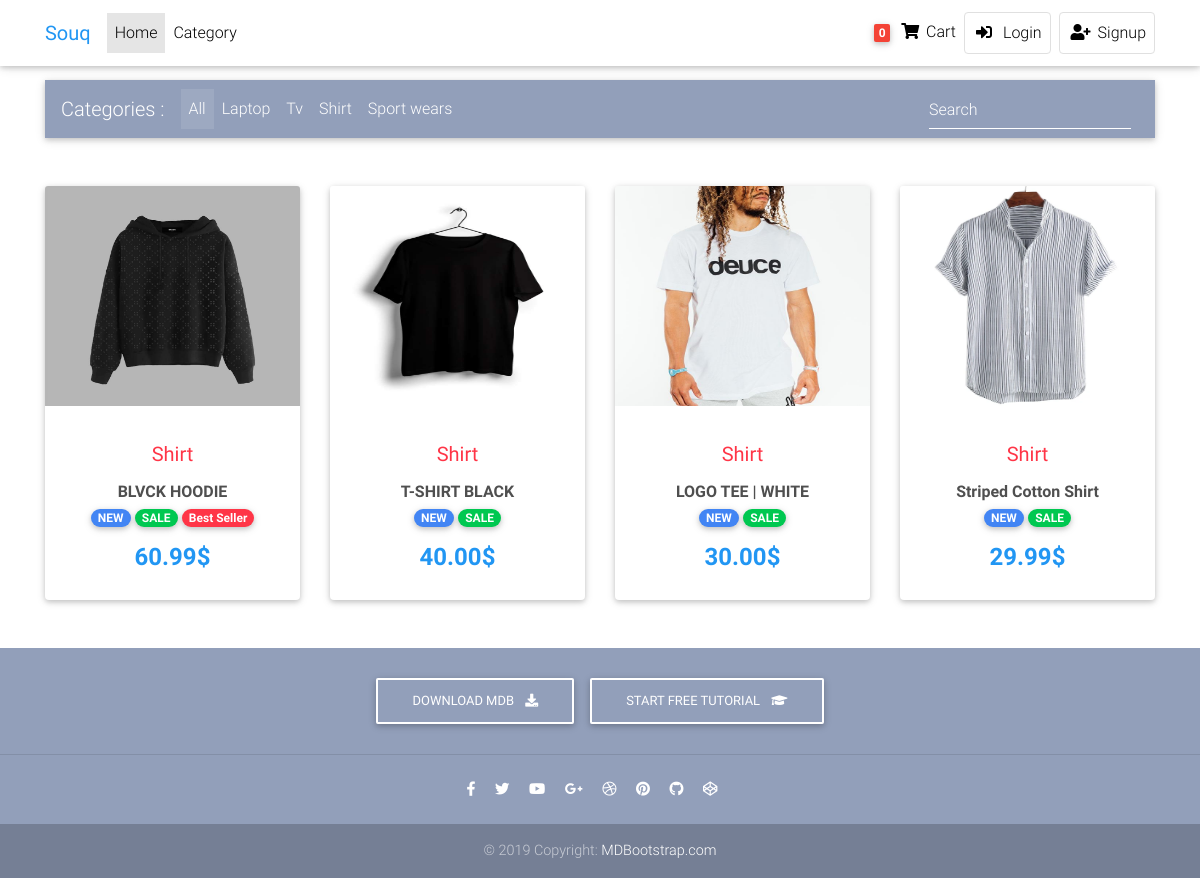
Before: /product/shirt/ with the older database file.
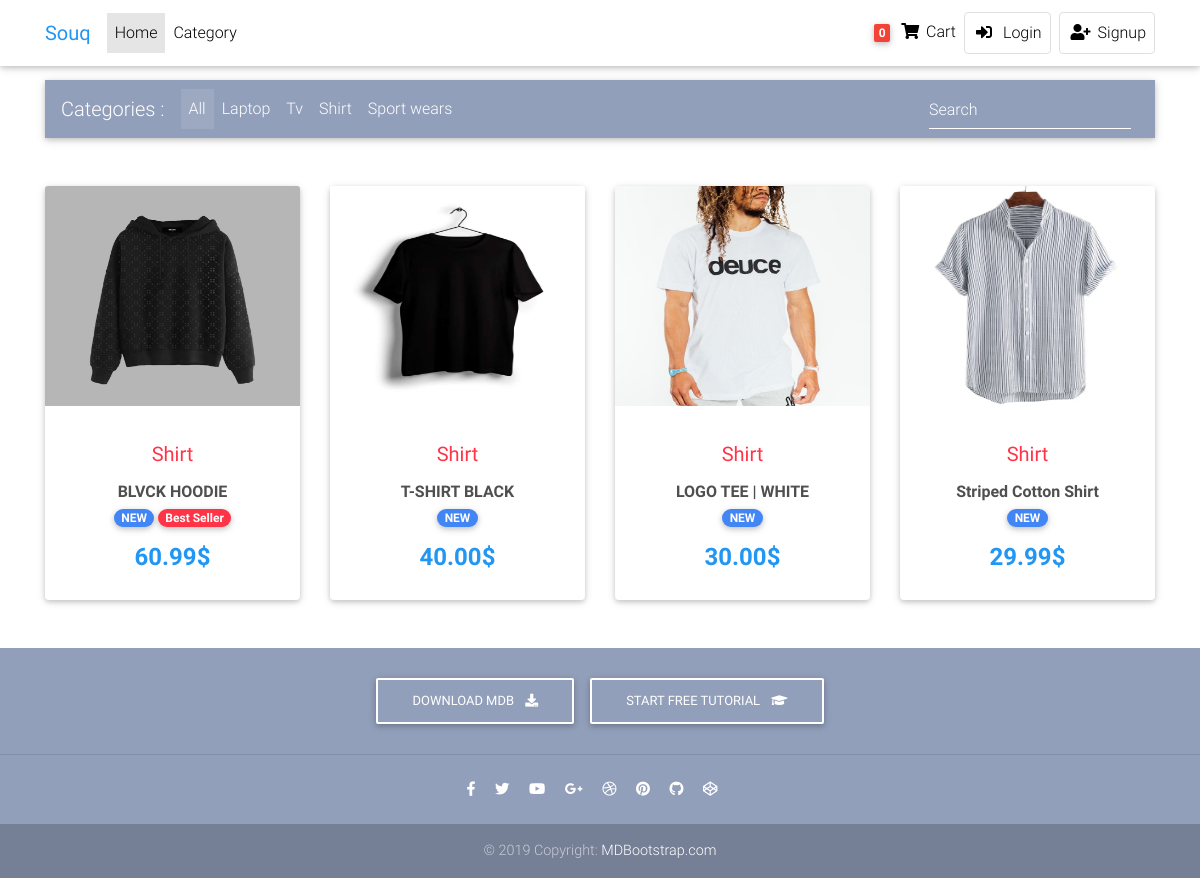
After: the same page with the newer database file.
### product/models.py (models this page shows, shortened)
class Product(models.Model):
    PRDName          = models.CharField(max_length=100,verbose_name=_("Name"))
    PRDImage         = models.ImageField(upload_to="product/",null=True,blank=True,verbose_name=_("Image"))
    PRDCategory      = models.ForeignKey('Category',on_delete=models.CASCADE,null=True,blank=True,verbose_name=_("Category"))
    PRDBrand         = models.ForeignKey('settings.Brand',on_delete=models.CASCADE,null=True,blank=True,verbose_name=_("Brand"))
    PRDDesc          = models.TextField(verbose_name=_("Description"))
    PRDPrice         = models.DecimalField(max_digits=5,decimal_places=2,verbose_name=_("Price"))
    PRDDiscountPrice = models.DecimalField(max_digits=5,decimal_places=2,verbose_name=_("Discount Price"),null=True,blank=True)
    PRDCost          = models.DecimalField(max_digits=5,decimal_places=2,verbose_name=_("Cost"))
    PRDCreated       = models.DateTimeField(auto_now_add=True,verbose_name=_("Created At"))
    PRDUpdated       = models.DateTimeField(auto_now=True,verbose_name=_('Updated At'))
    PRDSlug          = models.SlugField(blank=True,null=True,verbose_name=_("Product Slug"))
    PRDISNew         = models.BooleanField(default=True,verbose_name=_("New Product"))
    PRDISBestSeller  = models.BooleanField(default=False,verbose_name=_("Best Seller"))
    PRDAvaliable     = models.BooleanField(default=True,verbose_name=_('Avaliable'))
    class Meta:
        verbose_name = _("Product")
        verbose_name_plural = _("Products")
    def get_absolute_url(self):
        return reverse('products:product_detail',kwargs={'slug':self.PRDSlug})

class Category(models.Model):
    CATName   = models.CharField(max_length=50,verbose_name=_("Category Name"))
    CATParent = models.ForeignKey('self',on_delete=models.CASCADE,null=True,blank=True,limit_choices_to={'CATParent__isnull':True},verbose_name=_("Main Category"))
    CATDesc   = models.TextField(verbose_name=_("Category Description"))
    CATImage  = models.ImageField(upload_to="category/",verbose_name=_("Category Image"))
    CATSlug   = models.SlugField(blank=True,null=True,verbose_name=_("Category Slug"))
    def get_absolute_url(self):
        return reverse('products:category_list',args=[self.CATSlug])
    class Meta:
        verbose_name = _("Category")
        verbose_name_plural = _(" Categories")
    def __str__(self):
        return self.CATName

### product/views.py (the view)
# urls.py: path('<slug:category_slug>/',views.product_list,name='category_list'),
def product_list(request,category_slug=None):
    category = None
    product_list = Product.objects.filter(PRDAvaliable=True)
    category_list = Category.objects.annotate(total_products=Count('product')).exclude(CATParent__isnull=True)
    if category_slug :
        category = get_object_or_404(Category,CATSlug=category_slug)
        product_list = product_list.filter(PRDCategory=category)
    search_query = request.GET.get('q')
    if search_query :
        product_list = product_list.filter(
            Q(PRDName__icontains = search_query)|
            Q(PRDCategory__CATName__icontains = search_query)
        )
    paginator = Paginator(product_list,4)
    page = request.GET.get('page')
    try:
        product_list = paginator.get_page(page)
    except PageNotAnInteger:
        product_list = paginator.get_page(1)
    except EmptyPage:
        product_list = paginator.get_page(paginator.num_pages)
    context = {'product_list':product_list,'category_list':category_list,'category':category}
    return render(request,'product/product_list.html',context)

### cart/cart.py (called while the page is built)
    def __len__(self):
        return sum(item['quantity'] for item in self.cart.values())

### cart/context_processors.py (called while the page is built)
def cart(request):
    return {'cart':Cart(request)}

### product/templates/product/product_list.html (shortened to what this page needs)
{% extends 'base.html' %}
{% load static %}
{% block body %}
    <main class="mt-3">
      <div class="container" style="margin-top: 5rem;">
        <nav class="navbar navbar-expand-lg navbar-dark mdb-color lighten-3 mt-3 mt-5 mb-5">
          <span class="navbar-brand">Categories :</span>
          <div class="collapse navbar-collapse" id="basicExampleNav">
            <ul class="navbar-nav mr-auto">
              <li class="nav-item active">
                <a class="nav-link" href="{% url 'product:product_list' %}">All
                </a>
              </li>
              {% for category in category_list %}
                <li class="nav-item">
                  <a class="nav-link" href="{{category.get_absolute_url}}">{{category}}</a>
                </li>
              {% endfor %}
            </ul>
            <form class="form-inline" method="GET" action="{% url 'product:product_list' %}">
              <div class="md-form my-0">
                <input class="form-control mr-sm-2" name='q' type="text" placeholder="Search" aria-label="Search">
              </div>
            </form>
          </div>
        </nav>
        <section class="text-center mb-4">
          <div class="row wow fadeIn">
            {% for product  in product_list  %}
              <div class="col-lg-3 col-md-6 mb-4">
                <div class="card">
                  <div class="view overlay">
                    {% if product.PRDImage %}
                       <img src="{{product.PRDImage.url}}"  style="height: 220px;" class="card-img-top" alt="">
                    {% else %}
                       <img src="{% static 'site_static/img/default.png'%}" style="height: 220px;" class="card-img-top" alt="">
                    {% endif %}
                  </div>
                  <div class="card-body text-center">
                    <p class="grey-text">
                      <h5 class="text-danger">{{product.PRDCategory}}</h5>
                    </p>
                    <h6>
                      <strong>
                        <a href="{{product.get_absolute_url}}" class="dark-grey-text"> {{product.PRDName}}<br>
                        </a>
                        <p style="margin-top: 6px;">
                          {% if product.PRDISNew %}
                              <span class="badge badge-pill primary-color">NEW</span>
                          {% endif %}
                          {% if product.PRDDiscountPrice %}
                            <span class="badge badge-pill success-color">SALE</span>
                          {% endif %}
                          {% if product.PRDISBestSeller %}
                          <span class="badge badge-pill danger-color">Best Seller</span>
                          {% endif %}
                        </p>
                      </strong>
                    </h6>
                    <h4 class="font-weight-bold blue-text">
                      <strong>{{product.PRDPrice}}$</strong>
                    </h4>
                  </div>
                </div>
              </div>
            {% endfor %}
          </div>
        </section>
      </div>
    </main>
{% endblock body %}

Changed rows visible on the page:
changed Product "BLVCK HOODIE": no longer shows "SALE"
changed Product "T-SHIRT BLACK": no longer shows "SALE"
changed Product "LOGO TEE | WHITE": no longer shows "SALE"
changed Product "Striped Cotton Shirt": no longer shows "SALE"
